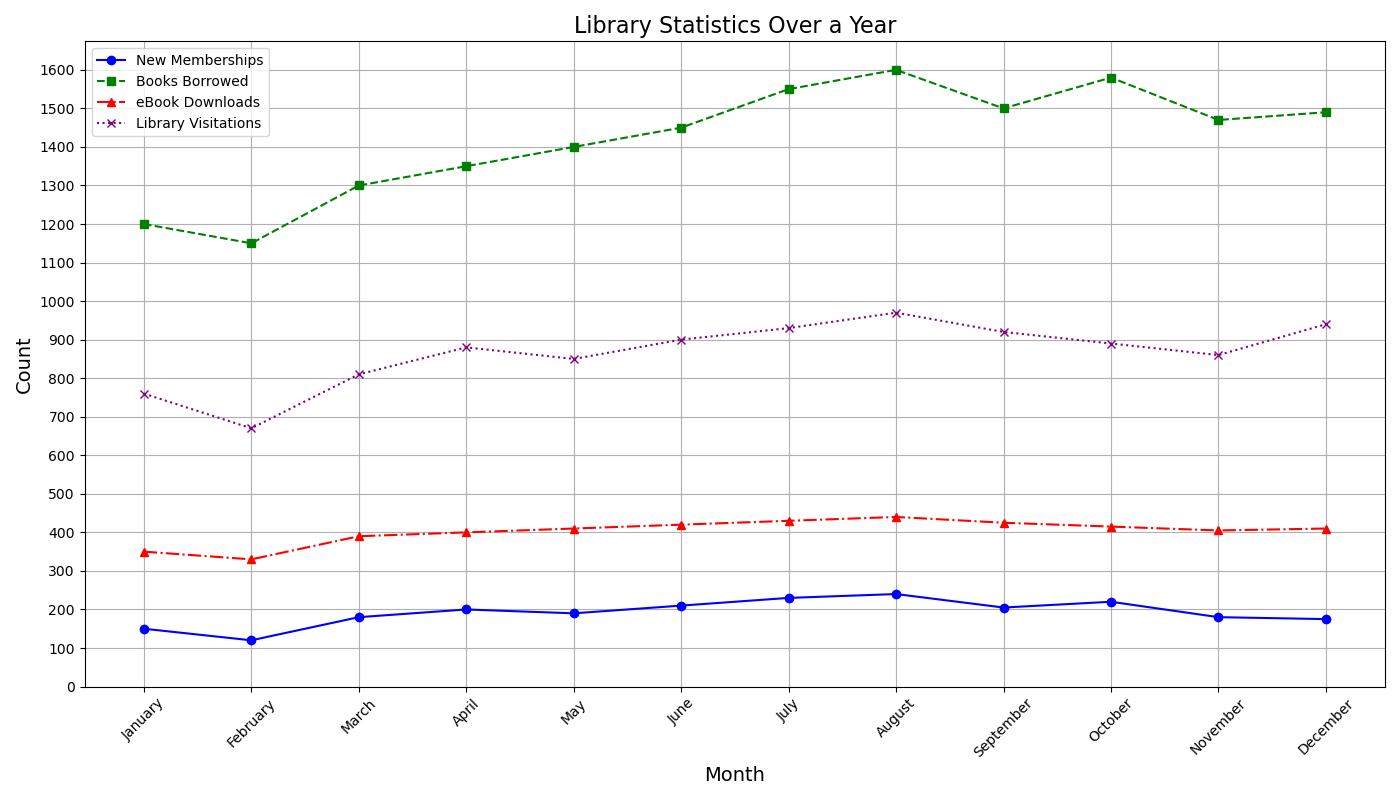

Python code for this plot:

import matplotlib.pyplot as plt

# Provided data
data = [
    {'Month': 'January', 'New Memberships': 150, 'Books Borrowed': 1200, 'eBook Downloads': 350, 'Library Visitations': 760},
    {'Month': 'February', 'New Memberships': 120, 'Books Borrowed': 1150, 'eBook Downloads': 330, 'Library Visitations': 670},
    {'Month': 'March', 'New Memberships': 180, 'Books Borrowed': 1300, 'eBook Downloads': 390, 'Library Visitations': 810},
    {'Month': 'April', 'New Memberships': 200, 'Books Borrowed': 1350, 'eBook Downloads': 400, 'Library Visitations': 880},
    {'Month': 'May', 'New Memberships': 190, 'Books Borrowed': 1400, 'eBook Downloads': 410, 'Library Visitations': 850},
    {'Month': 'June', 'New Memberships': 210, 'Books Borrowed': 1450, 'eBook Downloads': 420, 'Library Visitations': 900},
    {'Month': 'July', 'New Memberships': 230, 'Books Borrowed': 1550, 'eBook Downloads': 430, 'Library Visitations': 930},
    {'Month': 'August', 'New Memberships': 240, 'Books Borrowed': 1600, 'eBook Downloads': 440, 'Library Visitations': 970},
    {'Month': 'September', 'New Memberships': 205, 'Books Borrowed': 1500, 'eBook Downloads': 425, 'Library Visitations': 920},
    {'Month': 'October', 'New Memberships': 220, 'Books Borrowed': 1580, 'eBook Downloads': 415, 'Library Visitations': 890},
    {'Month': 'November', 'New Memberships': 180, 'Books Borrowed': 1470, 'eBook Downloads': 405, 'Library Visitations': 860},
    {'Month': 'December', 'New Memberships': 175, 'Books Borrowed': 1490, 'eBook Downloads': 410, 'Library Visitations': 940}
]

# Extracting the months and metrics
months = [entry['Month'] for entry in data]
new_memberships = [entry['New Memberships'] for entry in data]
books_borrowed = [entry['Books Borrowed'] for entry in data]
ebook_downloads = [entry['eBook Downloads'] for entry in data]
library_visitations = [entry['Library Visitations'] for entry in data]

# Plotting the lines with diversified visual encodings
plt.figure(figsize=(14, 8))

plt.plot(months, new_memberships, label='New Memberships', color='blue', linestyle='-', marker='o')
plt.plot(months, books_borrowed, label='Books Borrowed', color='green', linestyle='--', marker='s')
plt.plot(months, ebook_downloads, label='eBook Downloads', color='red', linestyle='-.', marker='^')
plt.plot(months, library_visitations, label='Library Visitations', color='purple', linestyle=':', marker='x')

# Adding titles and labels
plt.title('Library Statistics Over a Year', fontsize=16)
plt.xlabel('Month', fontsize=14)
plt.ylabel('Count', fontsize=14)

# Adding legend
plt.legend()

# Displaying the grid
plt.grid(True)

# Customizing axis ticks for better readability
plt.xticks(rotation=45)
plt.yticks(range(0, 1700, 100))

# Show plot
plt.tight_layout()
plt.show()
